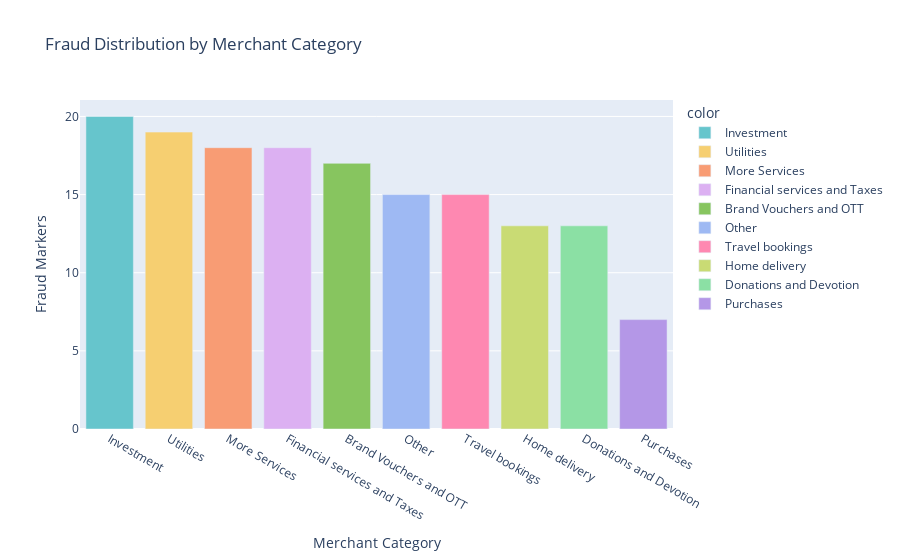

Source (notebook cell):
### Code cell
# Plot 2: Fraud Distribution by Merchant Category
fig = px.bar(
    x=fraud['Merchant_Category'].value_counts().index,
    y=fraud['Merchant_Category'].value_counts().values,
    color=fraud['Merchant_Category'].value_counts().index,
    title='Fraud Distribution by Merchant Category',
    labels={'x': 'Merchant Category', 'y': 'Fraud Markers'},
    color_discrete_sequence=px.colors.qualitative.Pastel
)
fig.update_layout(xaxis={'categoryorder': 'total descending'})
fig.show()

### Figure 1 — Plotly figure (JSON) as saved in the notebook; plotly's stock layout.template omitted (floating-point values rounded to 4 significant figures)
{"data": [{"alignmentgroup": "True", "hovertemplate": "color=Investment<br>Merchant Category=%{x}<br>Fraud Markers=%{y}<extra></extra>", "legendgroup": "Investment", "marker": {"color": "rgb(102, 197, 204)", "pattern": {"shape": ""}}, "name": "Investment", "offsetgroup": "Investment", "orientation": "v", "showlegend": true, "textposition": "auto", "type": "bar", "x": ["Investment"], "xaxis": "x", "y": [20], "yaxis": "y"}, {"alignmentgroup": "True", "hovertemplate": "color=Utilities<br>Merchant Category=%{x}<br>Fraud Markers=%{y}<extra></extra>", "legendgroup": "Utilities", "marker": {"color": "rgb(246, 207, 113)", "pattern": {"shape": ""}}, "name": "Utilities", "offsetgroup": "Utilities", "orientation": "v", "showlegend": true, "textposition": "auto", "type": "bar", "x": ["Utilities"], "xaxis": "x", "y": [19], "yaxis": "y"}, {"alignmentgroup": "True", "hovertemplate": "color=More Services<br>Merchant Category=%{x}<br>Fraud Markers=%{y}<extra></extra>", "legendgroup": "More Services", "marker": {"color": "rgb(248, 156, 116)", "pattern": {"shape": ""}}, "name": "More Services", "offsetgroup": "More Services", "orientation": "v", "showlegend": true, "textposition": "auto", "type": "bar", "x": ["More Services"], "xaxis": "x", "y": [18], "yaxis": "y"}, {"alignmentgroup": "True", "hovertemplate": "color=Financial services and Taxes<br>Merchant Category=%{x}<br>Fraud Markers=%{y}<extra></extra>", "legendgroup": "Financial services and Taxes", "marker": {"color": "rgb(220, 176, 242)", "pattern": {"shape": ""}}, "name": "Financial services and Taxes", "offsetgroup": "Financial services and Taxes", "orientation": "v", "showlegend": true, "textposition": "auto", "type": "bar", "x": ["Financial services and Taxes"], "xaxis": "x", "y": [18], "yaxis": "y"}, {"alignmentgroup": "True", "hovertemplate": "color=Brand Vouchers and OTT<br>Merchant Category=%{x}<br>Fraud Markers=%{y}<extra></extra>", "legendgroup": "Brand Vouchers and OTT", "marker": {"color": "rgb(135, 197, 95)", "pattern": {"shape": ""}}, "name": "Brand Vouchers and OTT", "offsetgroup": "Brand Vouchers and OTT", "orientation": "v", "showlegend": true, "textposition": "auto", "type": "bar", "x": ["Brand Vouchers and OTT"], "xaxis": "x", "y": [17], "yaxis": "y"}, {"alignmentgroup": "True", "hovertemplate": "color=Other<br>Merchant Category=%{x}<br>Fraud Markers=%{y}<extra></extra>", "legendgroup": "Other", "marker": {"color": "rgb(158, 185, 243)", "pattern": {"shape": ""}}, "name": "Other", "offsetgroup": "Other", "orientation": "v", "showlegend": true, "textposition": "auto", "type": "bar", "x": ["Other"], "xaxis": "x", "y": [15], "yaxis": "y"}, {"alignmentgroup": "True", "hovertemplate": "color=Travel bookings<br>Merchant Category=%{x}<br>Fraud Markers=%{y}<extra></extra>", "legendgroup": "Travel bookings", "marker": {"color": "rgb(254, 136, 177)", "pattern": {"shape": ""}}, "name": "Travel bookings", "offsetgroup": "Travel bookings", "orientation": "v", "showlegend": true, "textposition": "auto", "type": "bar", "x": ["Travel bookings"], "xaxis": "x", "y": [15], "yaxis": "y"}, {"alignmentgroup": "True", "hovertemplate": "color=Home delivery<br>Merchant Category=%{x}<br>Fraud Markers=%{y}<extra></extra>", "legendgroup": "Home delivery", "marker": {"color": "rgb(201, 219, 116)", "pattern": {"shape": ""}}, "name": "Home delivery", "offsetgroup": "Home delivery", "orientation": "v", "showlegend": true, "textposition": "auto", "type": "bar", "x": ["Home delivery"], "xaxis": "x", "y": [13], "yaxis": "y"}, {"alignmentgroup": "True", "hovertemplate": "color=Donations and Devotion<br>Merchant Category=%{x}<br>Fraud Markers=%{y}<extra></extra>", "legendgroup": "Donations and Devotion", "marker": {"color": "rgb(139, 224, 164)", "pattern": {"shape": ""}}, "name": "Donations and Devotion", "offsetgroup": "Donations and Devotion", "orientation": "v", "showlegend": true, "textposition": "auto", "type": "bar", "x": ["Donations and Devotion"], "xaxis": "x", "y": [13], "yaxis": "y"}, {"alignmentgroup": "True", "hovertemplate": "color=Purchases<br>Merchant Category=%{x}<br>Fraud Markers=%{y}<extra></extra>", "legendgroup": "Purchases", "marker": {"color": "rgb(180, 151, 231)", "pattern": {"shape": ""}}, "name": "Purchases", "offsetgroup": "Purchases", "orientation": "v", "showlegend": true, "textposition": "auto", "type": "bar", "x": ["Purchases"], "xaxis": "x", "y": [7], "yaxis": "y"}], "layout": {"autosize": true, "barmode": "relative", "legend": {"title": {"text": "color"}, "tracegroupgap": 0}, "title": {"text": "Fraud Distribution by Merchant Category"}, "xaxis": {"anchor": "y", "autorange": true, "categoryorder": "total descending", "domain": [0, 1], "range": [-0.5, 9.5], "title": {"text": "Merchant Category"}, "type": "category"}, "yaxis": {"anchor": "x", "autorange": true, "domain": [0, 1], "range": [0, 21.05], "title": {"text": "Fraud Markers"}, "type": "linear"}}}
